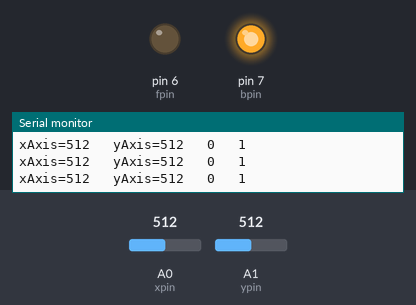
Recording of a sketch running on a simulated Arduino Uno, built with avr-gcc and run on an emulated ATmega328P. Parts: output pins drawn as LEDs (lit = HIGH), the last lines printed to the serial monitor. Inputs (shaded band) come from the test bench; at power-on: A1 (ypin) = 512, A0 (xpin) = 512.

Above: at 1.2 s.
1.3 s: A1 (ypin) set to 378
4.3 s: A1 (ypin) set to 349
At 4.9 s:
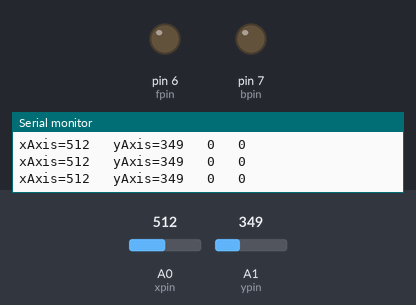
5.8 s: A1 (ypin) set to 330
7.3 s: A1 (ypin) set to 306
At 8.3 s:
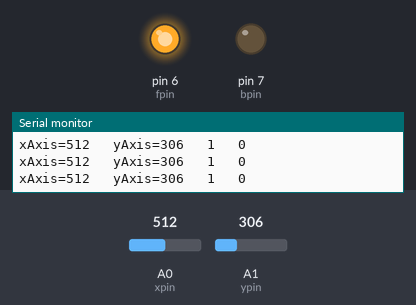
8.8 s: A0 (xpin) set to 106
10.3 s: A0 (xpin) set to 88
Timing chart, 0 to 13.3 s (numbered marks = the images above; inputs shaded):
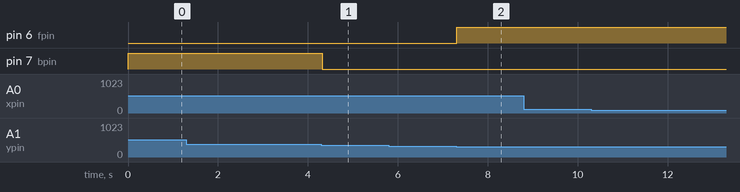

The sketch:

balance.ino
```cpp
#define ypin A1
#define xpin A0
#define fpin 6
#define bpin 7
int xaxis;
int yaxis;
void setup() {
  pinMode(xpin, INPUT);
  pinMode(ypin, INPUT);

  pinMode(fpin, OUTPUT);
  pinMode(bpin, OUTPUT);
  Serial.begin(9600);


  // put your setup code here, to run once:

}

void loop() {
  Serial.print("xAxis=");
  Serial.print(analogRead(xpin));
  Serial.print ("   yAxis=");

  Serial.print(analogRead(ypin));
  Serial.print ("   " );
 Serial.print(digitalRead(fpin));
 Serial.print ("   " );
 Serial.println(digitalRead(bpin));
  xaxis = analogRead(xpin);
  yaxis = analogRead(ypin);

  if (yaxis < 320)
  { digitalWrite(fpin, HIGH);
    digitalWrite(bpin, LOW);
  }
  else if (yaxis > 365) {
    digitalWrite(fpin, LOW);
    digitalWrite(bpin, HIGH);
  }
  else
  { digitalWrite(fpin, LOW);
    digitalWrite(bpin, LOW);
  }
}
```

Measured:
- the behaviour switches between 366 and 365 on A1 (ypin) (found by bisection; images 0 and 1)
- the behaviour switches between 320 and 319 on A1 (ypin) (found by bisection; images 1 and 2)
- after the input at 4.3 s, pin 7 (bpin): HIGH → LOW at once
- after the input at 7.3 s, pin 6 (fpin): LOW → HIGH at once
